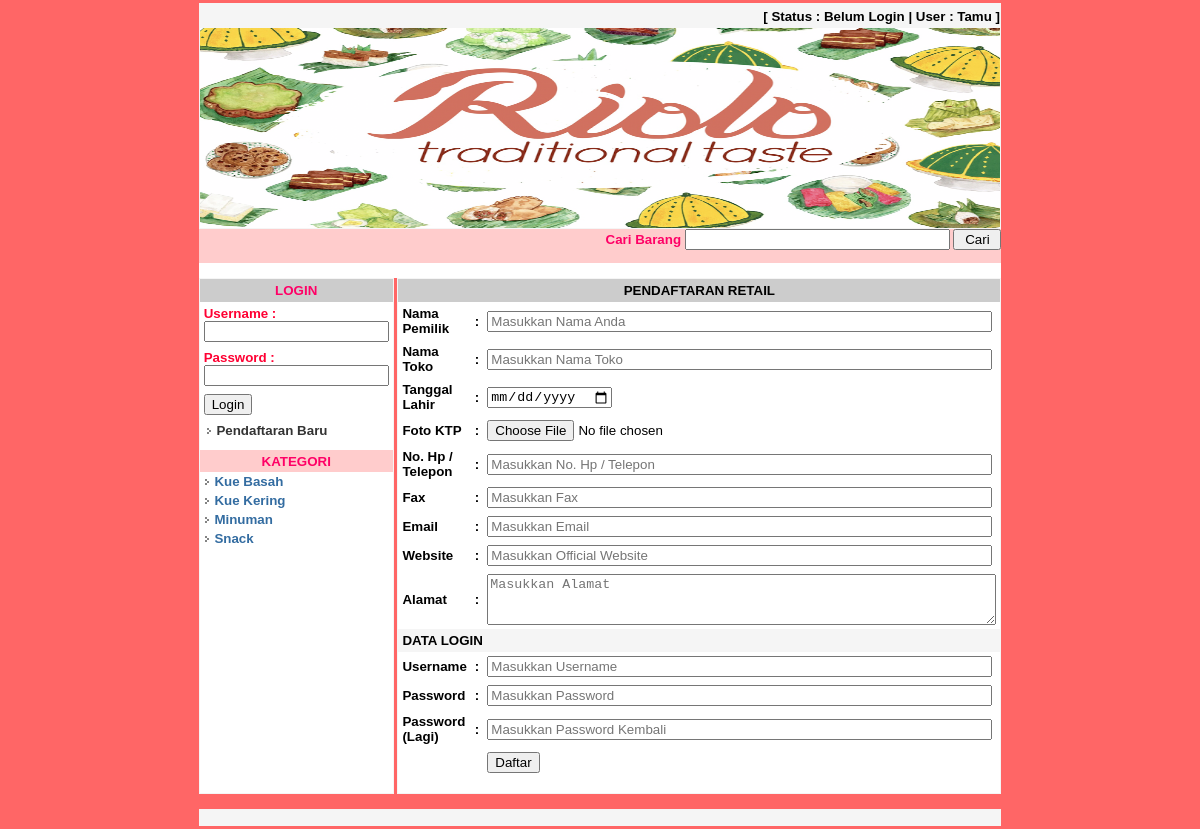
The app's page /penjualan/retail/?open=Pelanggan-Baru with its own data.
### tables this page shows
CREATE TABLE `kategori` (
  `kd_kategori` char(10) NOT NULL,
  `nm_kategori` varchar(100) NOT NULL
);

### penjualan/retail/index.php (the view, shortened to what this page needs)
<?php
include_once "../../library/inc.library.php";
?>
<html>
<head>
  <link href="../assets/style/styles_user.css" rel="stylesheet" type="text/css">
  <link href="../assets/style/button.css" rel="stylesheet" type="text/css">
</head>
<body topmargin="3">
  <table width="800" border="0" align="center" cellpadding="0" cellspacing="0" bordercolor="#FFFFCC" class="border">
    <tr bgcolor="#FFFFFF">
      <td height="24" align="right" bgcolor="#F5F5F5"><?php include "inc.login_status.php"; ?></td>
    </tr>
    <tr>
      <td height="43" bgcolor="#FFFFFF"><a href="?open=Home"><img src="../assets/images/unnamed.png"
            alt="TOKO KUE ONLINE" width="800" height="200" border="0"></a></td>
    </tr>
  </table>
  <table width="800" border="0" align="center" cellpadding="0" cellspacing="0">
    <tr>
      <td height="22" colspan="3" align="right" bgcolor="#FFCCCC" class="head">
        <form action="?open=Barang-Pencarian" method="post" name="form1">
          <strong>
            <font color="#FF0066">Cari Barang</font>
          </strong>
          <input name="txtKeyword" type="text" size="30" maxlength="100">
          <input type="submit" name="btnCari" value=" Cari ">
        </form>
      </td>
    </tr>
    <tr>
      <td width="182" bgcolor="#FFFFFF">&nbsp;</td>
      <td width="5" bgcolor="#FFFFFF">&nbsp;</td>
      <td width="611" align="right" bgcolor="#FFFFFF">&nbsp;</td>
    </tr>
    <tr>
      <td align="center" valign="top" bgcolor="#FFFFFF" class="utama"><?php include "login.php"; ?>
        <table width="100%" border="0" cellpadding="2" cellspacing="0">
          <tr align="center">
            <td width="167" height="22" bgcolor="#FFCCCC" class="head">
              <font color="#FF0066"><b>KATEGORI</b></font>
            </td>
          </tr>
          <?php
          $mySql = "SELECT * FROM kategori ORDER BY nm_kategori";
          $myQry = mysqli_query($mysqli, $mySql);
          while($myData = mysqli_fetch_array($myQry, MYSQLI_ASSOC)) { ?>
          <tr>
            <td>
              <b> <img src="../assets/images/ikon.png" width="9" height="9"> <a
                  href="?open=Barang-Kategori&Kode=<?=$myData['kd_kategori']?>"> <?=$myData['nm_kategori']?> </a> </b>
            </td>
          </tr>
          <?php } ?>
        </table>
      </td>
      <td>&nbsp;</td>
      <td align="center" valign="top" bgcolor="#FFFFFF" class="utama">
      </td>
    </tr>
    <tr>
      <td height="4">&nbsp;</td>
      <td height="4">&nbsp;</td>
      <td height="4">&nbsp;</td>
    </tr>
    <tr>
      <td colspan="3" align="center" bgcolor="#F5F5F5" class="FOOT">&nbsp;</td>
    </tr>
  </table>
</body>
</html>

### penjualan/assets/style/styles_user.css (style rules this page uses)
body { background-color :#EFFFEF; font-family:Geneva, Arial, Helvetica, sans-serif; font-size:11pt; }
td { font-family :Geneva, Arial, Helvetica, sans-serif; font-size : 10pt; }
td.head { font-family :Geneva, Arial, Helvetica, sans-serif; font-size : 10pt; COLOR: #000000; }
TD.FOOT { font-family :Geneva, Arial, Helvetica, sans-serif; font-size : 10pt; COLOR: #000000; border: 1px solid #F5F5F5; }
td.utama { font-family :Geneva, Arial, Helvetica, sans-serif; font-size : 12pt; border: 1px solid #F5F5F5; }
.border { border: 1px solid #F5F5F5; }
a:link { color: #336CA1; text-decoration: none; }

### penjualan/retail/index.php (style rules this page uses)
body { background-color: #FF6666; }

### records on screen
kategori: nm_kategori "Kue Basah"
kategori: nm_kategori "Kue Kering"
kategori: nm_kategori "Minuman"
kategori: nm_kategori "Snack"
